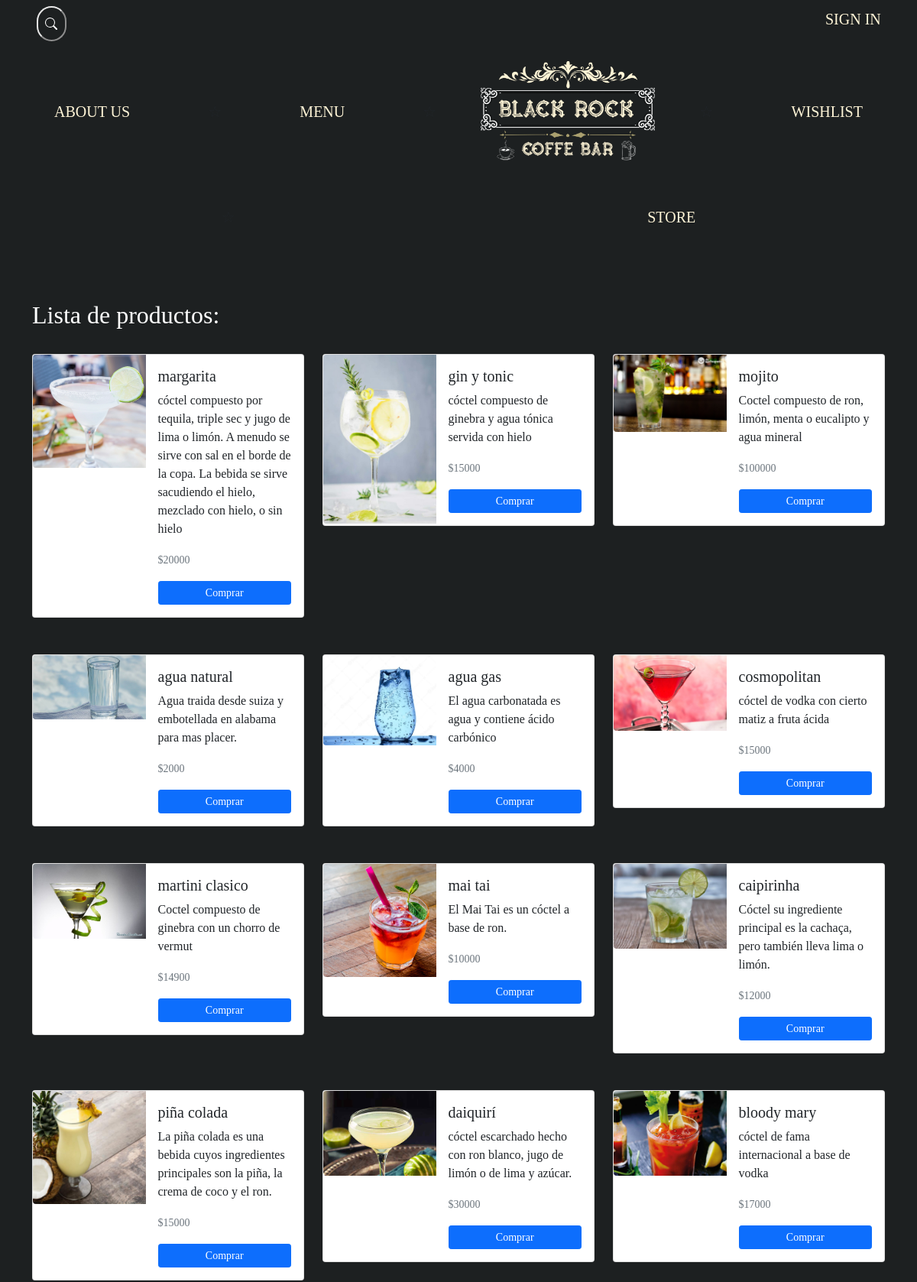
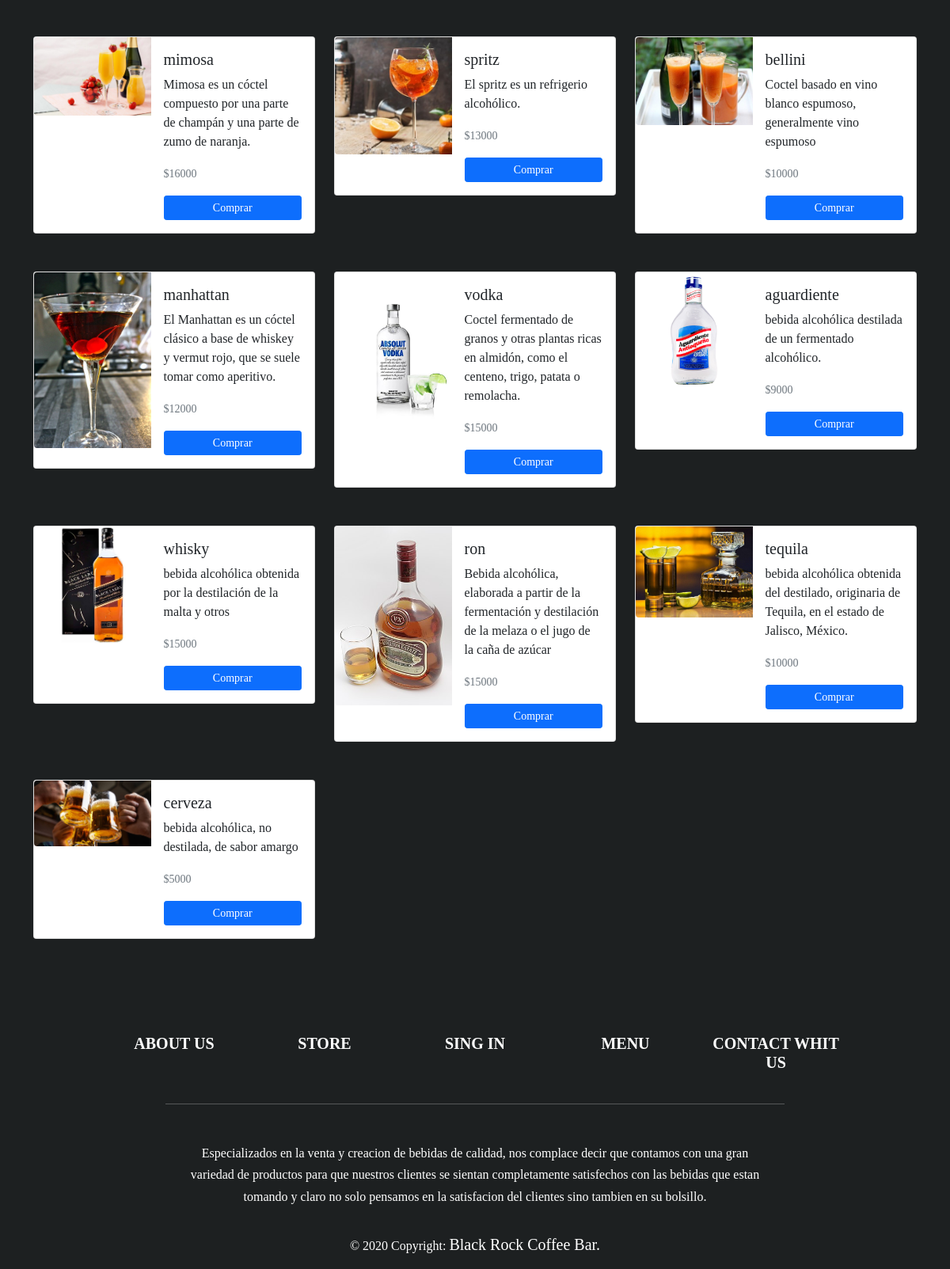
The app's page /store with its own data (2 pictures, top to bottom).
### tables this page shows
CREATE TABLE productos (id_producto INTEGER PRIMARY KEY AUTOINCREMENT, nombre_producto VARCHAR (50) NOT NULL, codigo_producto VARCHAR (50) UNIQUE NOT NULL REFERENCES productos (codigo_producto), info_producto VARCHAR (255) NOT NULL, precio_producto INT NOT NULL, estado_producto VARCHAR (20) NOT NULL DEFAULT active);

### app/routes.py (the view)
@app.route("/store")
def store():
    data = user_controller.obtenerProductos()
    return render_template('public/store.html', datos = data)

### app/controller/user_controller.py (called while the page is built)
def obtenerProductos():
    db = database.get_db()
    cursor = db.cursor()
    sql = "SELECT id_producto, nombre_producto, codigo_producto, info_producto, precio_producto, estado_producto from productos"
    cursor.execute(sql)
    return cursor.fetchall()

### app/database.py (called while the page is built)
def get_db():
    db = getattr(g, '_database', None)
    if db is None:
        db = g._database = sqlite3.connect(DATABASE)
    return db

@app.teardown_appcontext
def close_connection(exception):
    db = getattr(g, '_database', None)
    if db is not None:
        db.close()

### app/templates/public/store.html (shortened to what this page needs)
{% extends "public/templates/public_template.html" %}  {% block body %}
<div class="container rounded">
  <br />
  <h2 class="text-white">Lista de productos:</h2>
  <br />
  <div class="row">
  {% for product in datos %} {% if product[5] == 'active' %}
    <div class="col-12 col-sm-6 col-lg-4 ">
      <div class="card mb-5" style="max-width: 540px">
        <form action="" method="GET">
          <div class="row g-0">
            <div class="col-md-5">
              <img
                src="{{url_for('static', filename='img/productos/')}}{{product[2]}}.jpg"
                class="img-fluid rounded-start img-tumbnail"
                alt=""
              />
            </div>
            <div class="col-md-7">
              <div class="card-body d-flex flex-column">
                <h5 class="card-title">{{product[1]}}</h5>
                <p class="card-text text-centered">{{product[3]}}</p>
                <p class="card-text mt-auto">
                  <small class="text-muted mb-3">${{product[4]}}</small>
                </p>
                <button
                  type="submit"
                  class="mt-auto btn btn-primary btn-sm"
                  name="buy"
                  value="{{ product[2] }}"
                >
                  Comprar
                </button>
              </div>
            </div>
          </div>
        </form>
      </div>
    </div>
  {% endif %} {% endfor %}
</div>
  <br />
</div>
{% endblock %}

### app/templates/public/templates/public_template.html (shortened to what this page needs)
<!DOCTYPE html>
<html>
  <head>
    <link
      rel="stylesheet"
      href="https://maxcdn.bootstrapcdn.com/bootstrap/4.0.0/css/bootstrap.min.css"
    />
    <link
      rel="stylesheet"
      href="{{ url_for('static', filename='css/styles.css') }}"
    />
    <link
      rel="stylesheet"
      href="{{ url_for('static', filename='css/style.css') }}"
    />
    <link
      rel="stylesheet"
      href="{{ url_for('static', filename='css/login.css')}}"
      />
      <link href="https://unpkg.com/ionicons@4.5.10-0/dist/css/ionicons.min.css" rel="stylesheet">
      <link rel="stylesheet" type="text/css" href="https://cdn.datatables.net/1.11.3/css/jquery.dataTables.css">
      <link rel="stylesheet" href="https://cdn.jsdelivr.net/npm/bootstrap-icons@1.6.1/font/bootstrap-icons.css">
  </head>
  <body>
    <header>
      <form id="demo-2" action="{{ url_for('search') }}" method="GET">
        <input type="search" placeholder="Search" name="value" />
      </form>
      {% if session['username'] %}
      <section class="info-user">
        <span class="text-light">Usuario: {{session['username']}}</span>
        <a href="{{url_for('user_profile')}}">
          <input type="button" value="User Profile" class ="btn btn-primary"/>
        </a>
        <a href="{{ url_for('logout') }}" >
          <input type="button" class="btn btn-danger" value="LOG OUT">
        </a>
      </section>
      {% else%}
        <a href="{{ url_for('sign_in') }}" class="signin">SIGN IN</a>
      {% endif%}
    </header>
    <center>
      <section class="navbar">
        <a href="{{url_for('about')}}" class="nav-enlace1 desaparece">
          About Us
        </a>
        <a class="nav-enlace2 desaparece">☆</a>
        <a href="{{url_for('menu')}}" class="nav-enlace1 desaparece">Menu</a>
        <a class="nav-enlace2 desaparece">☆</a>
        <a href="{{ url_for('index') }}">
          <img
            class="logo desaparece"
            id="logo"
            src="{{url_for('static', filename='img/logo_1.png')}}"
          />
        </a>
        <a class="nav-enlace2 desaparece">☆</a>
        <a href="{{url_for('wishlist')}}" class="nav-enlace1 desaparece"
          >Wishlist</a
        >
        <a class="nav-enlace2 desaparece">☆</a>
        <a href="{{url_for('store')}}" class="nav-enlace1 desaparece">store</a>
      </section>
    </center>
      {% block body %}
      {% endblock %}
    <footer class="page-footer font-small indigo text-white">
      <div class="container">
          <div class="row text-center d-flex justify-content-center pt-5 mb-3">
              <div class="col-md-2 mb-3">
                  <h6 class="text-uppercase font-weight-bold">
                      <a href="{{url_for('about')}}">About us</a>
                  </h6>
              </div>
              <div class="col-md-2 mb-3">
                  <h6 class="text-uppercase font-weight-bold">
                      <a href="{{url_for('store')}}">Store</a>
                  </h6>
              </div>
              <div class="col-md-2 mb-3">
                  <h6 class="text-uppercase font-weight-bold">
                      <a href="{{ url_for('sign_in') }}">Sing in</a>
                  </h6>
              </div>
              <div class="col-md-2 mb-3">
                  <h6 class="text-uppercase font-weight-bold">
                      <a href="{{url_for('menu')}}">Menu</a>
                  </h6>
              </div>
              <div class="col-md-2 mb-3">
                  <h6 class="text-uppercase font-weight-bold">
                      <a href="{{url_for('about')}}">Contact whit us</a>
                  </h6>
              </div>
          </div>
          <hr class="rgba-white-light" style="margin: 0 15%;">
          <div class="row d-flex text-center justify-content-center mb-md-0 mb-4">
              <div class="col-md-8 col-12 mt-5">
                  <p style="line-height: 1.7rem">Especializados en la venta y creacion de bebidas de calidad, nos
                      complace decir que contamos con una gran variedad de productos para que nuestros clientes se
                      sientan completamente satisfechos con las bebidas que estan tomando y claro no solo pensamos en
                      la satisfacion del clientes sino tambien en su bolsillo.</p>
              </div>
          </div>
          <div class="footer-copyright text-center py-3">© 2020 Copyright:
              <a href="{{url_for('index')}}"> Black Rock Coffee Bar.</a>
          </div>
  </body>
</html>

### app/static/css/style.css (style rules this page uses)
body { background-color: #1D2021; font-family: Blue_North; position: relative; }
input { outline: none; }
input[type=search] { -webkit-appearance: textfield; -webkit-box-sizing: content-box; font-family: inherit; font-size: 100%; }
input[type=search] { background: transparent url(../img/icons/search.svg) no-repeat 9px center; filter: invert(100%) sepia(0%) saturate(0%) hue-rotate(216deg) brightness(103%) contrast(103%); padding: 9px 10px 9px 32px; width: 55px; -webkit-border-radius: 10em; -moz-border-radius: 10em; border-radius: 10em; -webkit-transition: all .5s; -moz-transition: all .5s; transition: all .5s; }
#demo-2 input[type=search] { width: 15px; padding-left: 10px; color: transparent; cursor: pointer; }
#demo-2 { display: inline-block; position: relative; left: 4%; padding-top: 0.5em; }
a { font-size: 20px; }
.signin { position: absolute; left: 90%; color: #FFF5D7; text-decoration: none; display: inline-block; padding-top: 0.5em; }
.navbar { padding: 20px 20px; display: flex; justify-content: space-around; }
#logo { width: 240px; }
.nav-enlace1, .nav-enlace2 { display: inline-block; color: #FFF5D7; padding: 50px; text-decoration: none; text-transform: uppercase; margin: 0; }
html { background-attachment: fixed, scroll; background-repeat: no-repeat, repeat-y; }
.container { background-color: transparent; }

### app/static/css/login.css (style rules this page uses)
*,:after,:before { box-sizing:border-box }
a { color:inherit;text-decoration:none }

### records on screen
productos: codigo_producto (picture), nombre_producto "margarita", info_producto "cóctel compuesto por tequila, triple sec y jugo de lima o limón. A menudo se sirve con sal en el borde de la copa. La bebida se sirve sacudiendo el hielo, mezclado con hielo, o sin hielo", precio_producto "20000"
productos: codigo_producto (picture), nombre_producto "gin y tonic", info_producto "cóctel compuesto de ginebra y agua tónica servida con hielo", precio_producto "15000"
productos: codigo_producto (picture), nombre_producto "mojito", info_producto "Coctel compuesto de ron, limón, menta o eucalipto y agua mineral", precio_producto "100000"
productos: codigo_producto (picture), nombre_producto "agua natural", info_producto "Agua traida desde suiza y embotellada en alabama para mas placer.", precio_producto "2000"
productos: codigo_producto (picture), nombre_producto "agua gas", info_producto "El agua carbonatada es agua y contiene ácido carbónico", precio_producto "4000"
productos: codigo_producto (picture), nombre_producto "cosmopolitan", info_producto "cóctel de vodka con cierto matiz a fruta ácida", precio_producto "15000"
productos: codigo_producto (picture), nombre_producto "martini clasico", info_producto "Coctel compuesto de ginebra con un chorro de vermut", precio_producto "14900"
productos: codigo_producto (picture), nombre_producto "mai tai", info_producto "El Mai Tai es un cóctel a base de ron.", precio_producto "10000"
productos: codigo_producto (picture), nombre_producto "caipirinha", info_producto "Cóctel su ingrediente principal es la cachaça, pero también lleva lima o limón.", precio_producto "12000"
productos: codigo_producto (picture), nombre_producto "piña colada", info_producto "La piña colada es una bebida cuyos ingredientes principales son la piña, la crema de coco y el ron.", precio_producto "15000"
productos: codigo_producto (picture), nombre_producto "daiquirí", info_producto "cóctel escarchado hecho con ron blanco, jugo de limón o de lima y azúcar.", precio_producto "30000"
productos: codigo_producto (picture), nombre_producto "bloody mary", info_producto "cóctel de fama internacional a base de vodka", precio_producto "17000"
productos: codigo_producto (picture), nombre_producto "mimosa", info_producto "Mimosa es un cóctel compuesto por una parte de champán y una parte de zumo de naranja.", precio_producto "16000"
productos: codigo_producto (picture), nombre_producto "spritz", info_producto "El spritz es un refrigerio alcohólico.", precio_producto "13000"
productos: codigo_producto (picture), nombre_producto "bellini", info_producto "Coctel basado en vino blanco espumoso, generalmente vino espumoso", precio_producto "10000"
productos: codigo_producto (picture), nombre_producto "manhattan", info_producto "El Manhattan es un cóctel clásico a base de whiskey y vermut rojo, que se suele tomar como aperitivo.", precio_producto "12000"
productos: codigo_producto (picture), nombre_producto "vodka", info_producto "Coctel fermentado de granos y otras plantas ricas en almidón, como el centeno, trigo, patata o remolacha.", precio_producto "15000"
productos: codigo_producto (picture), nombre_producto "aguardiente", info_producto "bebida alcohólica destilada de un fermentado alcohólico.", precio_producto "9000"
productos: codigo_producto (picture), nombre_producto "whisky", info_producto "bebida alcohólica obtenida por la destilación de la malta y otros", precio_producto "15000"
productos: codigo_producto (picture), nombre_producto "ron", info_producto "Bebida alcohólica, elaborada a partir de la fermentación y destilación de la melaza o el jugo de la caña de azúcar", precio_producto "15000"
productos: codigo_producto (picture), nombre_producto "tequila", info_producto "bebida alcohólica obtenida del destilado, originaria de Tequila, en el estado de Jalisco, México.", precio_producto "10000"
productos: codigo_producto (picture), nombre_producto "cerveza", info_producto "bebida alcohólica, no destilada, de sabor amargo", precio_producto "5000"
